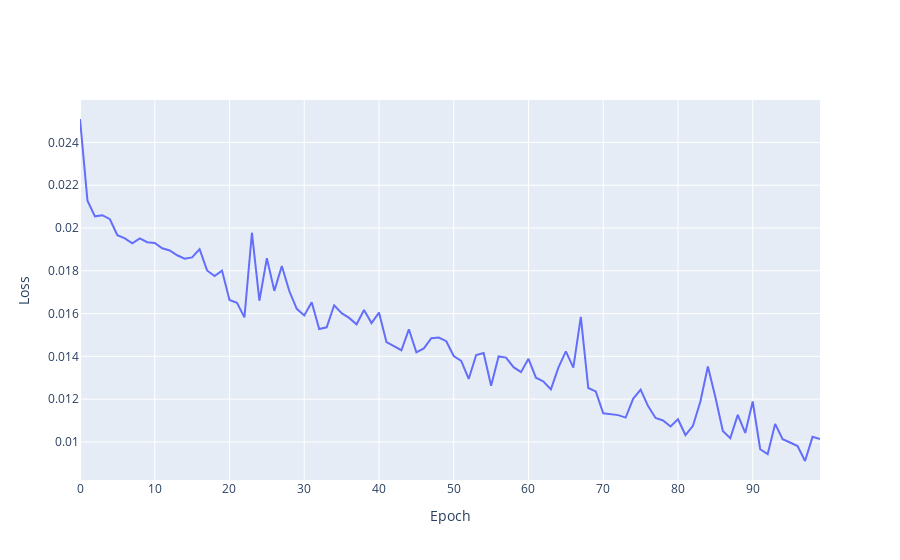

This figure's notebook cell:
### Code cell
loss = history.history['loss']
layout = go.Layout(
    xaxis={'title':'Epoch'},
    yaxis={'title':'Loss'}
)
fig = go.Figure([
    go.Scatter(x=list(range(100)), y=loss, mode='lines',name = 'Training Loss')
], layout=layout)
fig.show()
